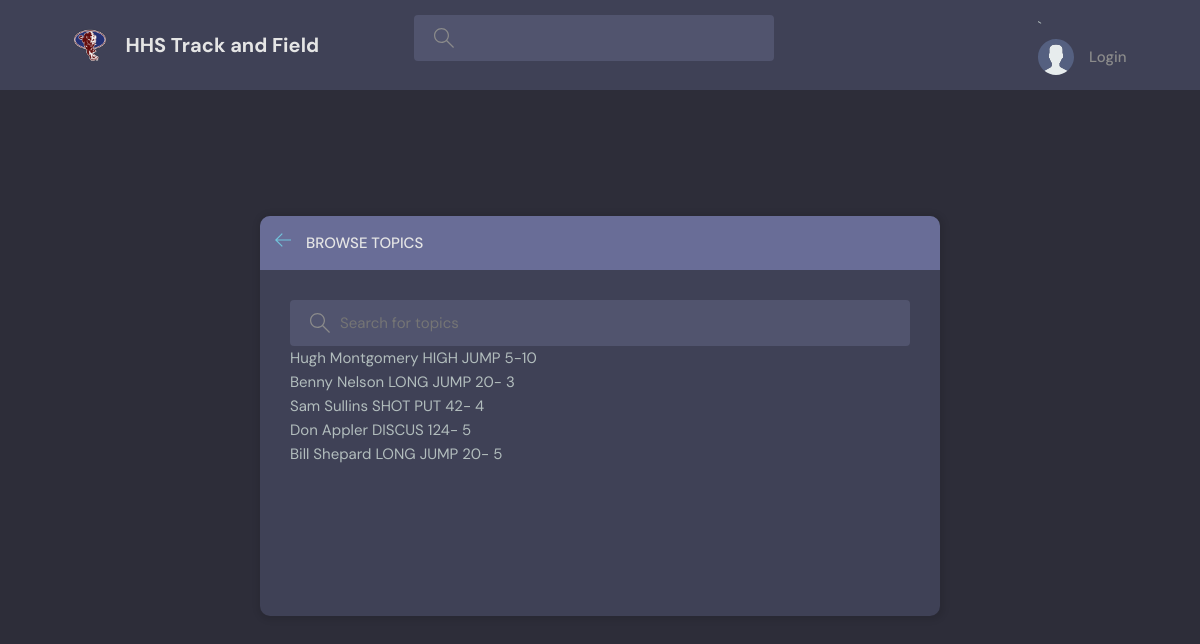
Before: /recentactivity/ with the older database file.
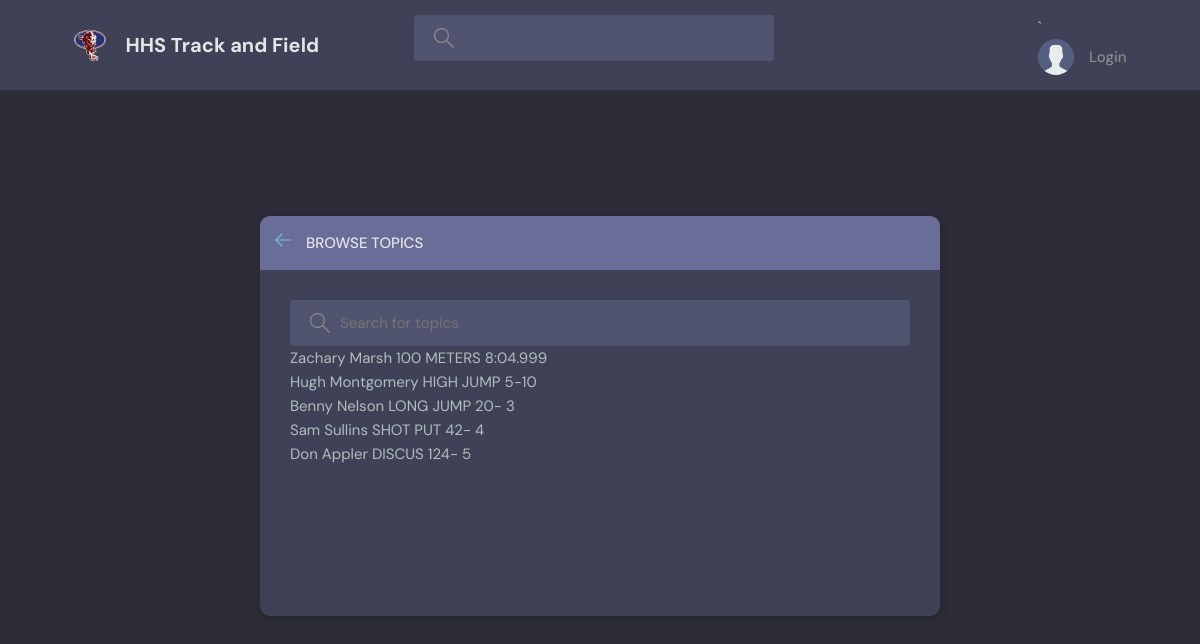
After: the same page with the newer database file.
### base/models.py (models this page shows, shortened)
class Performance(models.Model):
    EventID = models.ForeignKey(Event, on_delete=models.SET_NULL,null=True)
    Mark = models.CharField(max_length=200, null=True)
    MarkRawLarge = models.IntegerField()
    MarkRawSmall = models.DecimalField(decimal_places=3,max_digits=20)
    MeetID = models.ForeignKey(Meet, on_delete=models.SET_NULL,null=True)
    PerformanceNote = models.CharField(max_length=10,null=True,blank=True)
    CY = models.IntegerField(null=True)
    EventDate = models.DateField(null=True)
    Notes = models.TextField(null = True,blank=True)
    Archive = models.BooleanField()
    StateChamp = models.BooleanField(null=True)
    AthleteID = models.ManyToManyField(Athlete)
    Confirmed = models.BooleanField(null=False,default=False)
    Locked = models.BooleanField(null=False,default=False)
    updated = models.DateTimeField(auto_now=True)
    created = models.DateTimeField(auto_now_add=True)

class Athlete(models.Model):
    Graduation = models.IntegerField()
    Athlete = models.CharField(max_length=200, null=True)
    Male = models.BooleanField()
    Active = models.BooleanField()
    First = models.CharField(max_length=200, blank=True)
    Last = models.CharField(max_length=200, blank=True)
    updated = models.DateTimeField(auto_now=True)
    created = models.DateTimeField(auto_now_add=True)
    def __str__(self):
        return self.Athlete

class Event(models.Model):
    EventName = models.CharField(max_length=200, null=True)
    FieldEvent = models.BooleanField()
    Current = models.BooleanField()
    Relay = models.BooleanField()
    Order = models.IntegerField()
    MeasurementSystem = models.CharField(max_length=20)
    updated = models.DateTimeField(auto_now=True)
    created = models.DateTimeField(auto_now_add=True)

### base/views.py (the view)
# urls.py: path('recentactivity/',views.recentActivityPage,name="recent-activity"),
def recentActivityPage(request):
    q = request.GET.get('q') if request.GET.get('q') != None else ''
    performance_newest_first = Performance.objects.order_by('-updated')[0:5]
    context = {'performance_newest_first':performance_newest_first}
    return render(request, 'base/recent_updates_mobile.html',context )

### base/templates/base/recent_updates_mobile.html (shortened to what this page needs)
{% extends 'main.html' %}
{% block content %}
    <main class="create-room layout">
      <div class="container">
        <div class="layout__box">
          <div class="layout__boxHeader">
            <div class="layout__boxTitle">
              <a href="{% url 'home' %}">
                <svg version="1.1" xmlns="http://www.w3.org/2000/svg" width="32" height="32" viewBox="0 0 32 32">
                  <title>arrow-left</title>
                  <path
                    d="M13.723 2.286l-13.723 13.714 13.719 13.714 1.616-1.611-10.96-10.96h27.625v-2.286h-27.625l10.965-10.965-1.616-1.607z"
                  ></path>
                </svg>
              </a>
              <h3>Browse Topics</h3>
            </div>
          </div>
          <div class="topics-page layout__body">
            <form action = "" method = "GET" class="header__search">
              <label>
                <input name="q" placeholder="Search for topics" />
              </label>
            </form>
            <ul class="topics__list">
              {% for performance in performance_newest_first %}
              <li>
              {{ performance.AthleteID.all|join:", " }} {{performance.EventID.EventName }} {{ performance.Mark }}
              </li>
              {% endfor %}
            </ul>
          </div>
        </div>
      </div>
    </main>
    {% endblock content %}

Changed rows visible on the page:
no longer on this page (row edited): Performance: AthleteID.all "Bill Shepard", EventID.EventName "LONG JUMP", Mark "20- 5"
added Performance: AthleteID.all "Zachary Marsh", EventID.EventName "100 METERS", Mark "8:04.999"
